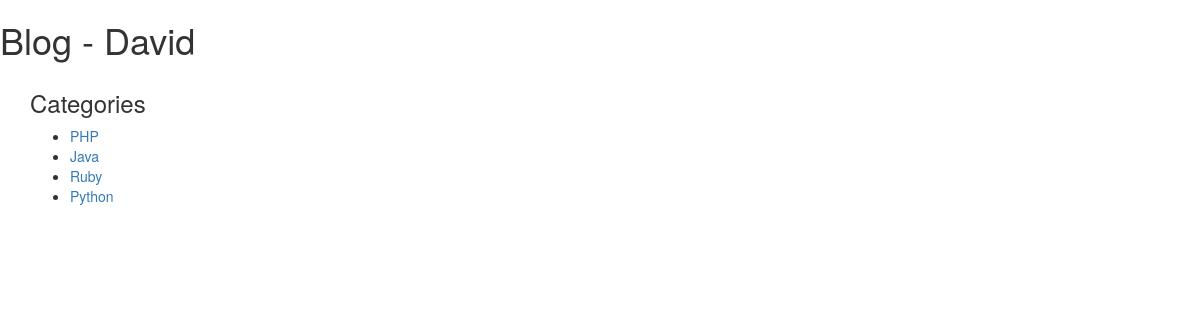
The app's page /blog, older data.
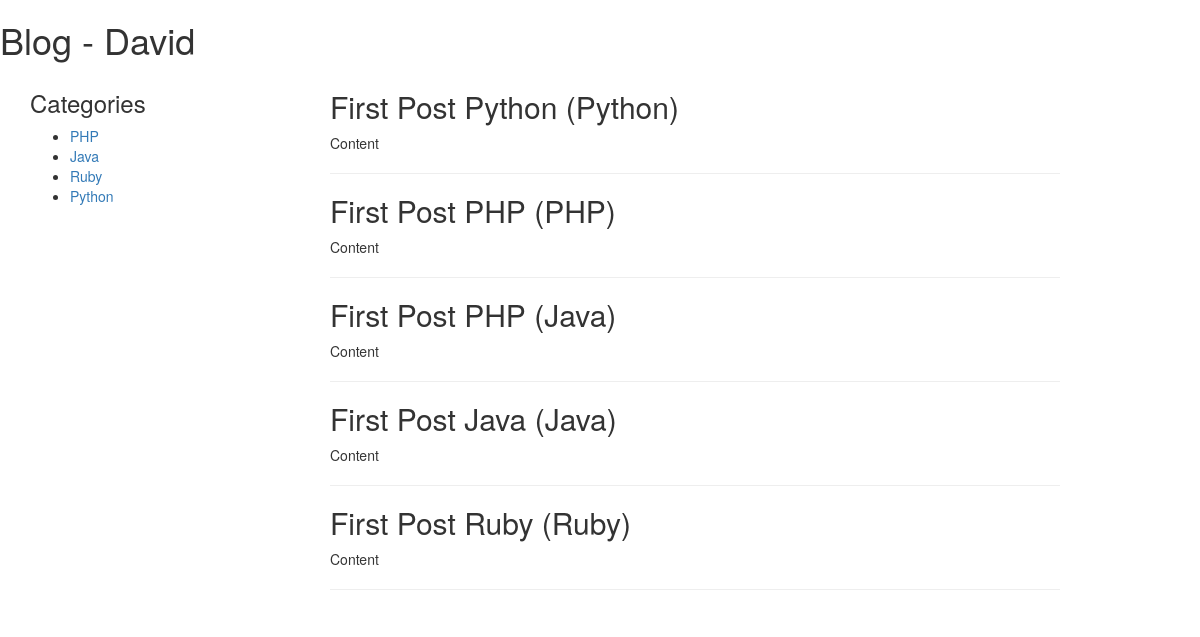
The same page, newer data.
### blog/models.py (models this page shows, shortened)
class Category(models.Model):
    name = models.CharField(max_length=255)
    class Meta:
        verbose_name_plural = 'Categories'

class Post(models.Model):
    category = models.ForeignKey(Category)
    name = models.CharField(max_length=255)
    content = models.TextField()
    STATUS_CHOICES = (
        ('Draft', 'Draft'),
        ('Published', 'Published'),
    )
    status = models.CharField(max_length=20, choices=STATUS_CHOICES, default='Draft')
    created_at = models.DateTimeField(auto_now_add=True)

### blog/views.py (the view)
def home(request):
    name = "David"
    all_categories = Category.objects.all()
    category_python = Category.objects.get(name='Ruby')
    posts = Post.objects.filter(status='Published')
    context = {
        'name': name,
        'categories': all_categories,
        'posts': posts,
    }
    return render(request, 'blog/home.html', context)

### templates/blog/home.html (shortened to what this page needs)
{% extends "blog/layout.html" %}
{% block content %}
<section>
    {% for post in posts %}
    <article>
        <h2>{{ post.name }} ({{ post.category.name }})</h2>
        <p>
            {{post.content}}
        </p>
    </article>
    <hr>
    {% endfor %}
</section>
{% endblock %}

### templates/blog/layout.html (shortened to what this page needs)
<!doctype html>
<html lang="en">
<head>
    <link rel="stylesheet" href="https://maxcdn.bootstrapcdn.com/bootstrap/3.3.6/css/bootstrap.min.css"
>
</head>
<body>
<h1>Blog - {{ name }}</h1>
<div class="container">
    <div class="col-md-3">
        <aside class="row">
            <h3>Categories</h3>
            <ul>
                {% for category in categories %}
                <li>
                   <a href="{% url 'blog.posts_by_category' category.pk %}"> {{ category.name }}</a>
                </li>
                {% endfor %}
            </ul>
        </aside>
    </div>
    <div class="col-md-8">
        {% block content %} {% endblock %}
    </div>
</div>
</body>
</html>

Row changes from the older to the newer data that the page shows:
added Post: name "First Post Python", category.name "Python", content "Content"
added Post: name "First Post PHP", category.name "PHP", content "Content"
added Post: name "First Post PHP", category.name "Java", content "Content"
added Post: name "First Post Java", category.name "Java", content "Content"
added Post: name "First Post Ruby", category.name "Ruby", content "Content"
